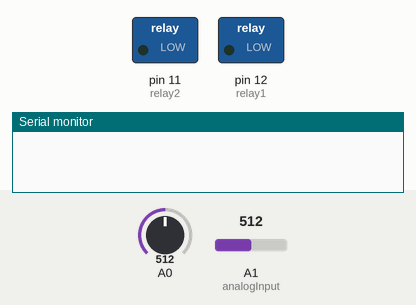
Simulated run of this sketch. Board: Arduino Uno, built with avr-gcc and run on an emulated ATmega328P. On the bench: switched loads named in the sketch (green lamp = pin HIGH), the last lines printed to the serial monitor. The test bench sets the inputs (shaded band); at power-on: A0 = 512, A1 (analogInput) = 512.

Above: at 0.1 s.
At 1.2 s:
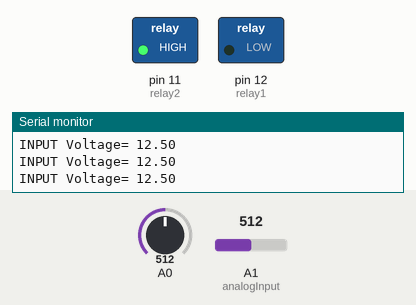
1.3 s: A0 set to 306
Timing chart, 0 to 4.3 s (numbered marks = the images above; inputs shaded):
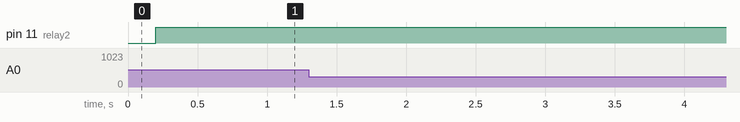

The sketch:

code.ino
```cpp
double sensorValue=0;
double sensorValue1=0;
int crosscount=0;
int climbhill=0;
double VmaxD=0;
double VeffD;
double Veff;
int analogInput = A1;
float vout = 0.0;
float vin = 0.0;
float R1 = 30000.0;
float R2 = 7500.0;
int value = 0;
int relay1 = 12;
int relay2 = 11;
void setup() {
pinMode(analogInput,INPUT);
Serial.begin(9600);
pinMode(relay1,OUTPUT);
pinMode(relay2,OUTPUT);
}
void loop() {
sensorValue1=sensorValue;
delay(100);
sensorValue = analogRead(A0);
if (sensorValue>sensorValue1 && sensorValue>511)
 {
   climbhill=1;
   VmaxD=sensorValue;
 }
if (sensorValue<sensorValue1 && climbhill==1)
 {
   climbhill=0;
   VmaxD=sensorValue1;
   VeffD=VmaxD/sqrt(2);
   Veff=(((VeffD-420.76)/-90.24)*-210.2)+210.2;
   Serial.println(Veff);
   VmaxD=0;
 }
 {
  value = analogRead(analogInput);
  vout = (value * 5.0) / 1024.0;
  vin = vout / (R2 / (R1 + R2));
  Serial.print("INPUT Voltage= ");
  Serial.println(vin, 2);
  delay(100);
 }
 {
  if(Veff>=100&&vin>=10)
   {
    digitalWrite(relay1,HIGH);
    digitalWrite(relay2,LOW);
   }
 else if(Veff>=100&&vin<10)
  {
   digitalWrite(relay1,LOW);
   digitalWrite(relay2,HIGH);
  }
     else if(Veff<100&&vin>9)
     {
      digitalWrite(relay1,LOW);
      digitalWrite(relay2,HIGH);
     }
     else
    {
      digitalWrite(relay1,LOW);
      digitalWrite(relay2,HIGH);
    }
 }
}
```
